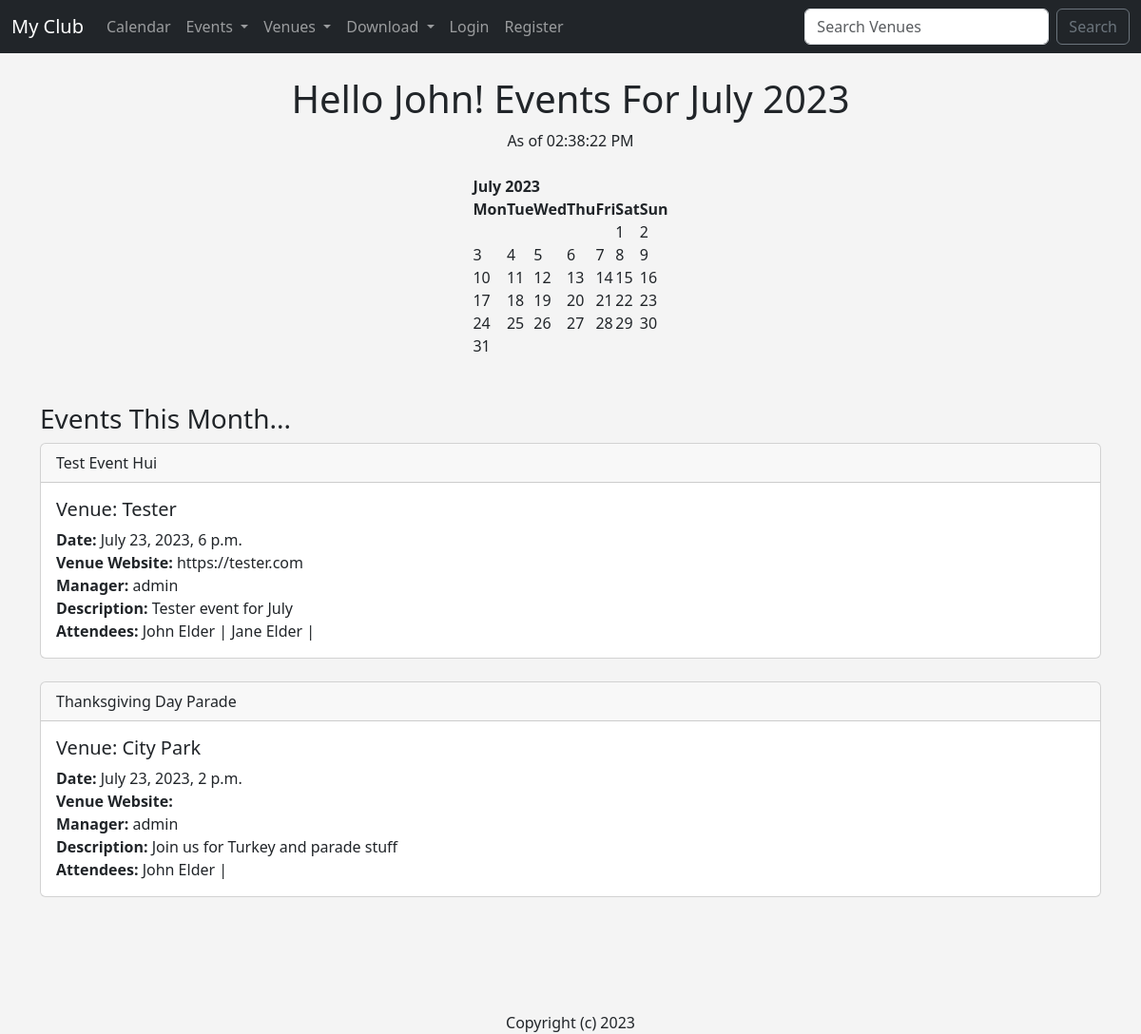
The page / on the database its author committed.
### events/models.py (models this page shows, shortened)
class MyClubUser(models.Model):
	first_name = models.CharField(max_length=30)
	last_name = models.CharField(max_length=30)
	email = models.EmailField('User Email')
	def __str__(self):
		return self.first_name + ' ' + self.last_name

class Event(models.Model):
	name = models.CharField('Event Name', max_length=120)
	event_date = models.DateTimeField('Event Date')
	venue = models.ForeignKey(Venue, blank=True, null=True, on_delete=models.CASCADE)
	manager = models.ForeignKey(User, blank=True, null=True, on_delete=models.SET_NULL)
	description = models.TextField(blank=True)
	attendees = models.ManyToManyField(MyClubUser, blank=True)
	approved = models.BooleanField("Approved", default=False)
	def __str__(self):
		return self.name

class Venue(models.Model):
	name = models.CharField('Venue Name', max_length=120)
	address = models.CharField(max_length=300)
	zip_code = models.CharField('Zip Code', max_length=15)
	phone = models.CharField('Contact Phone', max_length=45, blank=True)
	web = models.URLField('Website Address', blank=True)
	email_address = models.EmailField('Email Address', blank=True)
	owner = models.IntegerField('Venue Owner', blank=False, default=1)
	venue_image = models.ImageField(null=True, blank=True, upload_to="images/")
	def __str__(self):
		return self.name

### events/views.py (the view)
# urls.py: path('', views.home, name="home"),
def home(request, year=datetime.now().year, month=datetime.now().strftime('%B')):
	name = "John"
	month = month.capitalize()
	month_number = list(calendar.month_name).index(month)
	month_number = int(month_number)
	cal = HTMLCalendar().formatmonth(
		year,
		month_number)
	now = datetime.now()
	current_year = now.year
	event_list = Event.objects.filter(event_date__year = year,
									  event_date__month = month_number)
	time = now.strftime('%I:%M:%S %p')
	return render(request,
		'events/home.html', {
		'name': name,
		'year': year,
		'month': month,
		'month_number': month_number,
		'cal': cal,
		'current_year': current_year,
		'time': time,
		'event_list': event_list,
		})

### events/templates/events/home.html (shortened to what this page needs)
{% extends 'events/base.html' %}
{% block content %}
	<center>
	<h1>Hello {{ name }}! Events For {{ month }} {{ year }}</h1>
	As of {{ time }}
	<br/><br/>
	{{ cal|safe }}
	<br/><br/>
	</center>
	<h3>Events This Month...</h3>
	{% if event_list %}
		{% for event in event_list %}
			<div class="card">
			  <div class="card-header">
			    {{ event }}
			  </div>
			  <div class="card-body">
			    <h5 class="card-title">Venue: {{ event.venue }}</h5>
			    <p class="card-text">
					<strong>Date:</strong> {{ event.event_date }}<br/>
					<strong>Venue Website:</strong> {{ event.venue.web }}<br/>
					<strong>Manager:</strong> {{ event.manager }}<br/>
					<strong>Description:</strong> {{ event.description }}<br/>
					<strong>Attendees:</strong>
					{% for user in event.attendees.all %}
					{{ user }} |
					{% endfor %}
			    </p>
			  </div>
			</div><br/>
		{% endfor %}
	{% else %}
	Sorry... There are no events this month...
	{% endif %}
	<center>
	<br/><br/><br/><br/>
	Copyright (c) {{ current_year }}
	</center>
{% endblock %}

### events/templates/events/base.html (style rules this page uses)
body { background: #f4f4f4; }

### rows shown on the page
MyClubUser: first_name "John", first_name+last_name "John Elder"
Event: name "Test Event Hui", venue "Tester", event_date "July 23, 2023, 6 p.m.", venue.web "https://tester.com", manager "admin", description "Tester event for July"
MyClubUser: first_name+last_name "Jane Elder"
Event: name "Thanksgiving Day Parade", venue "City Park", event_date "July 23, 2023, 2 p.m.", manager "admin", description "Join us for Turkey and parade stuff"

### other values the page prints
{{ month }} "July"
{{ cal|safe }} "July 2023 Mon Tue Wed Thu Fri Sat Sun 1 2 3 4 5 6 7 8 9 10 11 12 13 14 15 16 17 18 19 20 21 22 23 24 25 26 27 28 29 30 31"
